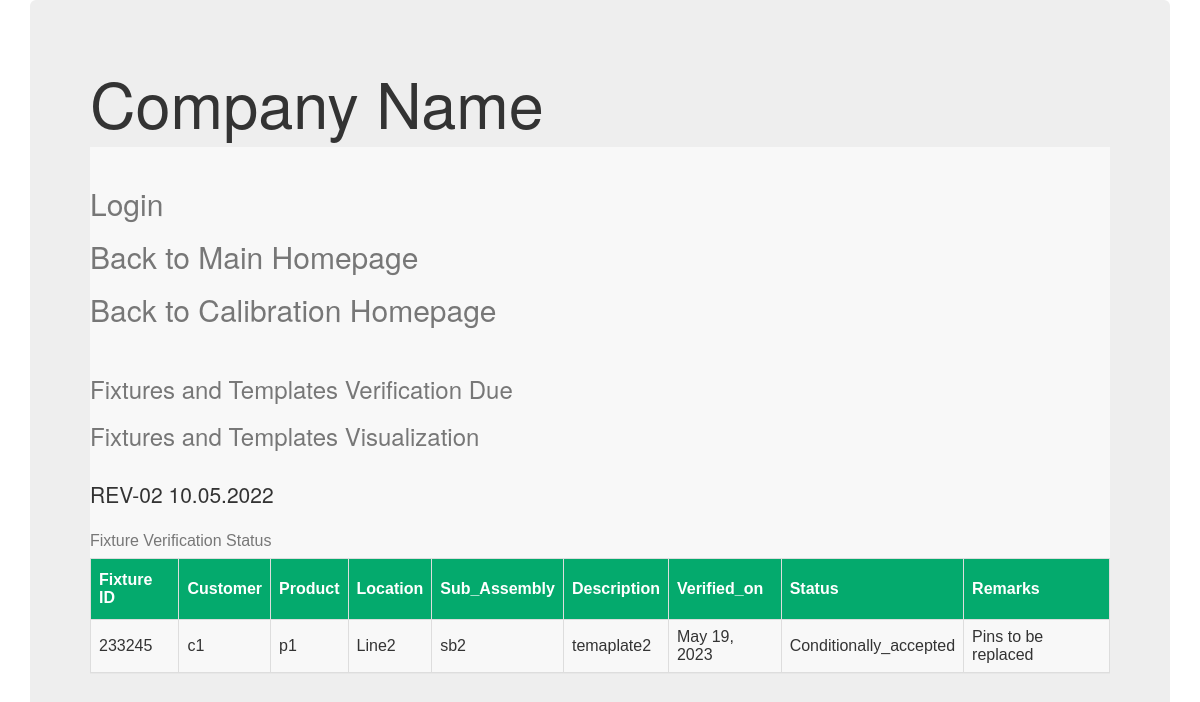
Page /Fixtures2 on the committed database.
### Calibration/models.py (models this page shows, shortened)
class Fixture_List(models.Model):
    Customer  = models.CharField(max_length=256,blank=True,null=True)
    result=(   ("Accepted","Accepted"),
                ("Rejected","Rejected"),
                ("Conditionally_accepted","Conditionally_accepted"),
                ("Not_verified","Not_verified")
                )
    Product_description  = models.CharField(max_length=100,blank=True,null=True)
    Sub_Assembly  = models.CharField(max_length=100,blank=True,null=True)
    Fixture_or_Template_ID = models.CharField(max_length=100,blank=True,null=True)
    Description = models.CharField(max_length=100,blank=True,null=True)
    Location_used = models.CharField(max_length=100,blank=True,null=True)
    Verification_Freq = models.IntegerField()
    Verification_Plan =models.DateField(null=True,blank=True)
    Verified_on =models.DateField(null=True,blank=True)
    Next_Verification_Due =models.DateField(editable=False,null=True,blank=True)
    Status = models.CharField(max_length=100,choices = result)
    Remarks =models.CharField(max_length=256,null=True,blank=True)
    Verification_report1 =models.FileField(upload_to='Calibration/Fixture_or_Templates',null=True,blank=True)
    Verification_report2 =models.FileField(upload_to='Calibration/Fixture_or_Templates',null=True,blank=True)
    checksheet = models.OneToOneField(CheckSheet,on_delete=models.SET_NULL,null=True,blank=True)

### Calibration/views.py (the view)
# urls.py: path('Fixtures2',views.Fixtures_Listview2.as_view(), name='Fixtures2'),
class Fixtures_Listview2(ListView):
    context_object_name = 'Fixtures2'
    model = Fixture_List
    template_name=  'Fixtures2.html'
    queryset =Fixture_List.objects.filter(Q(Status = "Conditionally_accepted") | Q(Status = "Rejected") )
    ordering = ['Status']

### templates/Fixtures2.html (shortened to what this page needs)
<html lang="en" dir="ltr">
  <head>
    <link rel="stylesheet" href="https://maxcdn.bootstrapcdn.com/bootstrap/3.3.7/css/bootstrap.min.css"
  </head>
  <body>
    <div class="container">
    <div class="jumbotron">
    <h1>Company Name </h1>
      <nav class="navbar navbar-default navbar-static-top"
      <ul  class="nav navbar-nav"><br>
        <h2><a class="navbar-link", href="{% url "admin:index" %}">Login</a></h2>
        <h2><a class="navbar-link", href="{% url "home" %}">Back to Main Homepage</a></h2>
        <h2><a class="navbar-link", href="{% url "Instruments3" %}">Back to Calibration Homepage</a></h2><br>
        <h3><a class="navbar-link" href="{% url "Fixtures" %}">Fixtures and Templates Verification Due</a></h3>
        <h3><a class="navbar-link" href="{% url "Cal" %}">Fixtures and Templates Visualization</a></h3><br>
         {% if Fixtures2 %}
               <p>REV-02 10.05.2022</p>
         <table id="customers">
             <caption>Fixture Verification Status</caption>
            <thead>
              <th>Fixture ID</th>
              <th>Customer</th>
                <th>Product</th>
                  <th>Location</th>
                    <th>Sub_Assembly</th>
              <th>Description</th>
              <th>Verified_on</th>
              <th>Status</th>
                <th>Remarks</th>
           </thead>
              {% for acc1 in Fixtures2 %}
             <tr>
               <td>{{acc1.Fixture_or_Template_ID}}</td>
               <td>{{acc1.Customer}}</td>
                <td>{{acc1.Product_description}}</td>
               <td>{{acc1.Location_used}}</td>
               <td>{{acc1.Sub_Assembly}}</td>
               <td>{{acc1.Description}}</td>
               <td>{{ acc1.Verified_on }}</td>
                <td>{{ acc1.Status }}</td>
                <td>{{ acc1.Remarks }}</td>
             </tr>
             {% endfor %}
         </table>
          {% else %}
        <p>All Fixtures are found ok</p>
      {% endif %}

### templates/Fixtures2.html (style rules this page uses)
#customers { font-family: Arial, Helvetica, sans-serif; border-collapse: collapse; width: 100%; }
#customers td, #customers th { border: 1px solid #ddd; padding: 8px; }
#customers th { padding-top: 12px; padding-bottom: 12px; text-align: left; background-color: #04AA6D; color: white; }

### rows in the picture
Fixture_List: Fixture_or_Template_ID "233245", Customer "c1", Product_description "p1", Location_used "Line2", Sub_Assembly "sb2", Description "temaplate2", Verified_on "May 19, 2023", Status "Conditionally_accepted", Remarks "Pins to be replaced"
